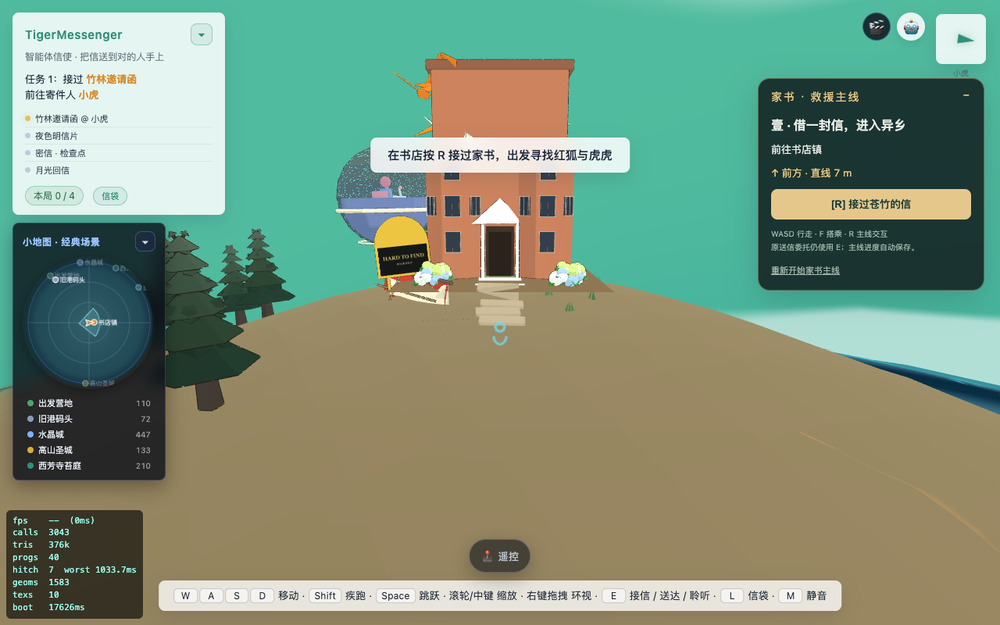
#> input picture TigerMessenger/artifacts/bookshop-surroundings/web-source.png, 1000 x 625 px, shrunk from 1280 x 800 before the run
$ python shrub-scallop-measure.py ../../../TigerMessenger/artifacts/bookshop-surroundings/web-source.png 1.0 1.0
#> lines starting #> are read from the running program, lines starting #| are printed output that depends on the picture; after the words box and inside, x2 and y2 are one past the last pixel; in counts of white or black regions, pixels touching at a corner belong together
#!/usr/bin/env python3
"""shrub-scallop-measure.py — 量橙色灌木带**外轮廓**的凸起周期，并与格边像素长求比值。

用法：python3 tools/shrub-scallop-measure.py <png> <pxPerUnit> <latticeSpacing>

口径（与原片第 81 轮同口径，便于直接比 0.376）：
  · 橙色掩膜：r−g > 45 且 r > 120 且 r−b > 20（#e2723f 系）
  · 逐列取橙色最上沿 y 作为外轮廓 → 沿 x 做 3 点平滑
  · 峰 = 轮廓上「上升后下降」的局部极值（min distance = 3px），周期 = 相邻峰间距中位
  · 格边像素长 = latticeSpacing × pxPerUnit
"""
import json
import sys

import numpy as np
from PIL import Image


def main():
    path, px_per_unit, spacing = sys.argv[1], float(sys.argv[2]), float(sys.argv[3])
    im = Image.open(path).convert('RGB')
#> im is the input picture: PIL image 1000x625 RGB; mean R, G, B 125.5, 146.5, 122.8
    a = np.asarray(im).astype(int)
    r, g, b = a[:, :, 0], a[:, :, 1], a[:, :, 2]
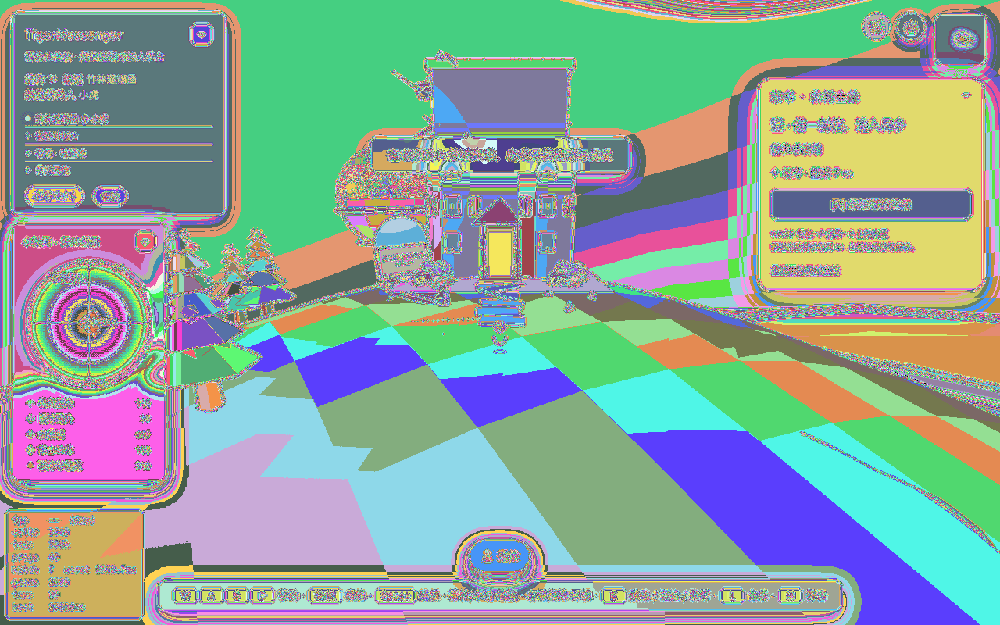
#> r: shape (625, 1000) int64; 256 distinct labels, from 0 to 255; one colour per label, 0 black
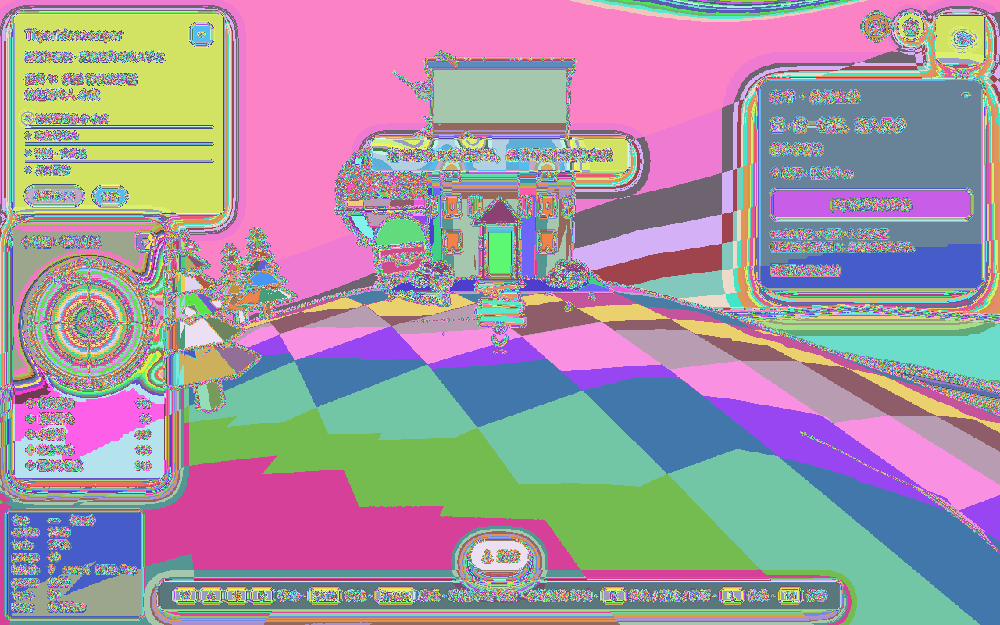
#> g: shape (625, 1000) int64; 256 distinct labels, from 0 to 255; one colour per label, 0 black
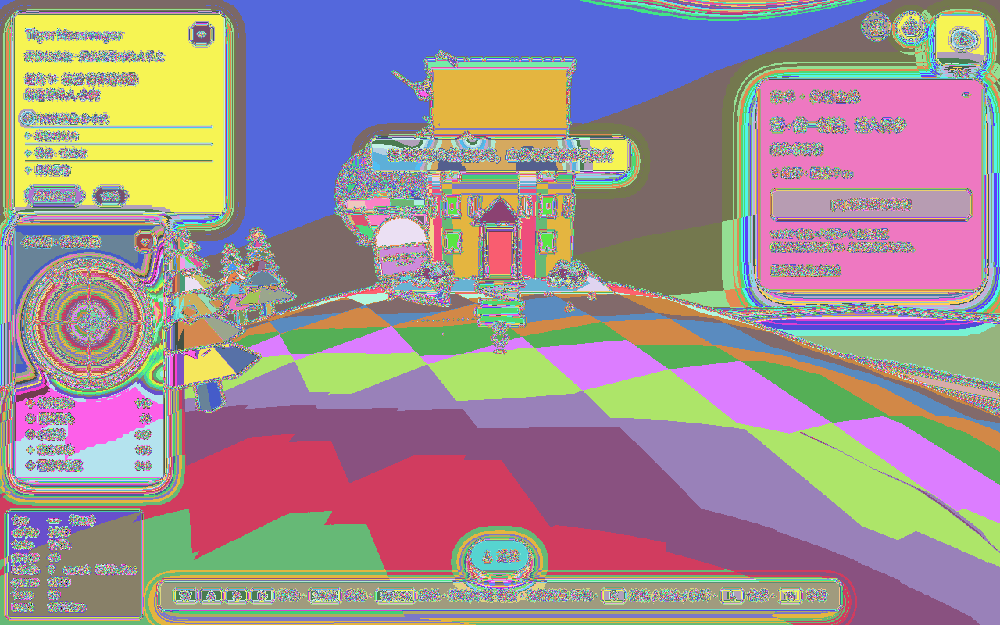
#> b: shape (625, 1000) int64; 256 distinct labels, from 0 to 255; one colour per label, 0 black
    orange = (r - g > 45) & (r > 120) & (r - b > 20)
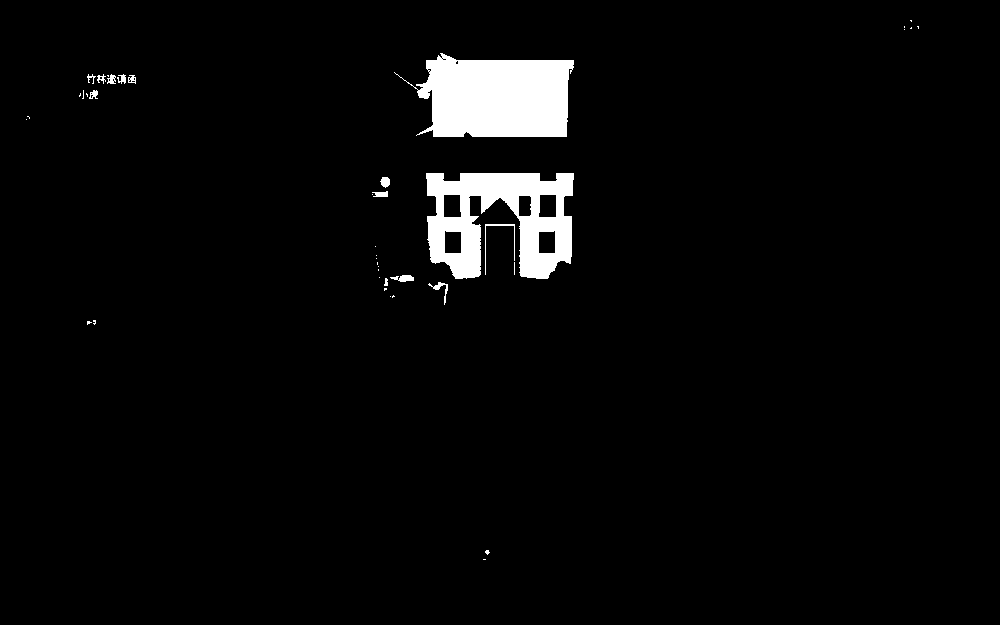
#> orange: shape (625, 1000) bool; 3.4% white; 41 white regions (27 under 20 px), largest, box (x1, y1, x2, y2) and area: (394, 53, 574, 137) 10911, (426, 173, 574, 279) 9272, (485, 224, 515, 275) 144
    band = int(orange.sum())
#> band = 21117
    if band < 200:
        print(json.dumps({'bandPixels': band, 'peaks': 0, 'periodPx': 0, 'edgePx': 0, 'ratio': 0}))
        return
    h, w = orange.shape
#> h = 625; w = 1000
    top = np.full(w, np.nan)
    for x in range(w):
        ys = np.nonzero(orange[:, x])[0]
        if ys.size:
            top[x] = ys.min()
#> this loop made 1000 passes
#> ys on passes 27 to 29: [119], [116], [116]
    # 只保留连续有轮廓的列段里最长的一段
    cols = np.nonzero(~np.isnan(top))[0]
#> cols = 261 values from 26 to 918
    if cols.size < 20:
        print(json.dumps({'bandPixels': band, 'peaks': 0, 'periodPx': 0, 'edgePx': 0, 'ratio': 0}))
        return
    # 平滑
    y = top.copy()
    filled = np.interp(np.arange(w), cols, y[cols])
#> filled = 1000 values, max 277 at index 390, min 20 at index 910, mean 77.42
    k = 3
    sm = np.convolve(filled, np.ones(k) / k, mode='same')
#> sm = 1000 values, max 277 at index 391, min 17.33 at index 999, mean 77.37
    # 峰：用宽度 3 的邻域比较，挑出局部极大且落差 > 0.6px（低于 1px 的起伏当噪声）
    peaks = []
    last = -99
    for x in range(2, w - 2):
        seg = sm[x - 1:x + 2]
        if sm[x] == seg.min() and (seg.max() - seg.min()) > 0.6 and (x - last) >= 4:
            peaks.append(x)
            last = x
#> this loop made 996 passes
#> seg on passes 1 to 12: [119, 119, 119], [119, 119, 119], [119, 119, 119], [119, 119, 119], [119, 119, 119], [119, 119, 119], [119, 119, 119], [119, 119, 119], [119, 119, 119], [119, 119, 119], [119, 119, 119], [119, 119, 119]
#> after the loop, last = 910; peaks = [28, 79, 84, 88, 93, 98, 102, 107, 111, 119, 130, 383, 395, 417, 427, 441, 910]
    if len(peaks) >= 2:
        d = np.diff(peaks)
#> d = [51, 5, 4, 5, 5, 4, 5, 4, 8, 11, 253, 12, 22, 10, 14, 469]
        period = float(np.median(d))
#> period = 9
    else:
        period = 0.0
    edge = spacing * px_per_unit
    ratio = (period / edge) if edge > 0 else 0.0
#> ratio = 9
    print(json.dumps({
        'bandPixels': band, 'peaks': len(peaks), 'periodPx': round(period, 2),
        'edgePx': round(edge, 2), 'ratio': round(ratio, 3),
        'contourSpanPx': int(cols.max() - cols.min()),
    }))
#| {"bandPixels": 21117, "peaks": 17, "periodPx": 9.0, "edgePx": 1.0, "ratio": 9.0, "contourSpanPx": 892}


if __name__ == '__main__':
    main()
